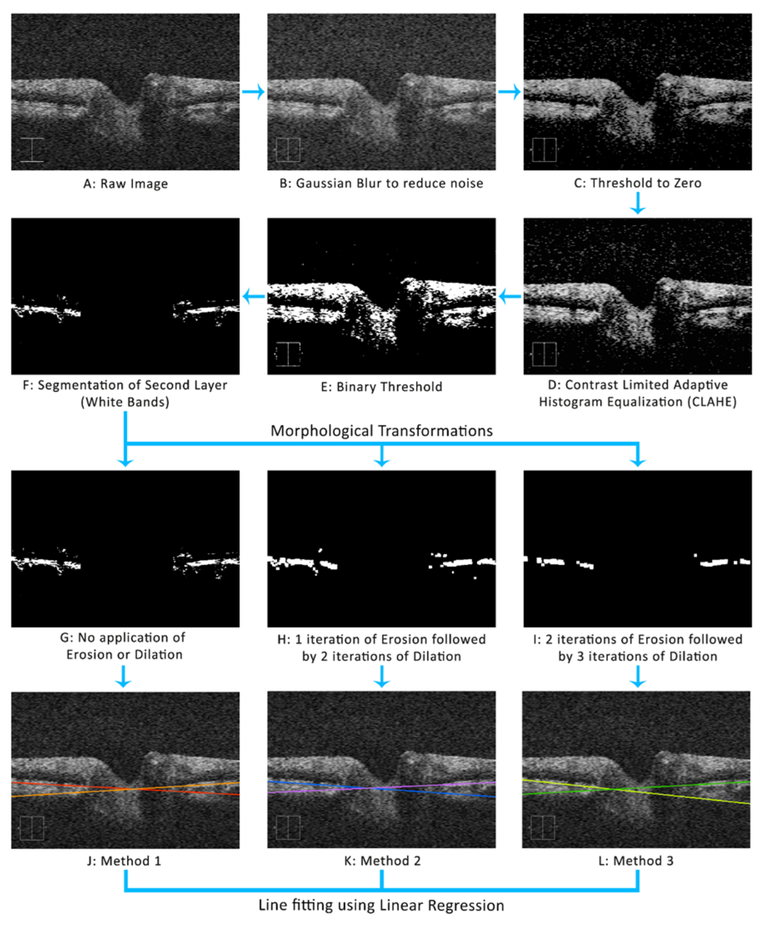
#> input picture Methods.png, 763 x 925 px, shrunk from 1201 x 1457 before the run
$ python -i OCT_Manual.py   (imports and definitions only)
#> lines starting #> are read from the running program, lines starting #| are printed output that depends on the picture; after the words box and inside, x2 and y2 are one past the last pixel; in counts of white or black regions, pixels touching at a corner belong together
#> further down, picture is the input picture: shape (925, 763, 3); mean B, G, R 115.6, 115.1, 113.7
import os
import cv2
import xlwt
import time
import math
import random
import argparse
import numpy as np
import statistics as stat
import matplotlib.pyplot as plt
from skimage import io
from skimage import data
from skimage import color
from skimage.color import rgb2gray
from skimage.filters import gaussian
from skimage.measure import regionprops
from skimage.segmentation import active_contour
from skimage.filters import meijering, sato, frangi, hessian
from PIL import Image, ImageFilter, ImageOps
from scipy.ndimage.filters import uniform_filter
from scipy.ndimage.measurements import variance
from sklearn import datasets, linear_model, metrics
from sklearn.model_selection import train_test_split

def nothing(x):
    pass

# [46 lines left out: functions write_image, load_images_from_folder, linear_regression, not called in this run]

def threshold_tb(image, threshold = 60, th_type = 3):
#> called with threshold = 60, th_type = 3
    i = image.copy()
    R_low = 0
    R_high = 255
    G_low = 0
    G_high = 255
    B_low = 0
    B_high = 255
    s = 0

    """
    cv2.namedWindow('Colour')
    cv2.createTrackbar('R_low','Colour', R_low, 255, nothing)
    cv2.createTrackbar('R_high','Colour', R_high, 255, nothing)
    cv2.createTrackbar('G_low','Colour', G_low, 255, nothing)
    cv2.createTrackbar('G_high','Colour', G_low, 255, nothing)
    cv2.createTrackbar('B_low','Colour', B_low, 255, nothing)
    cv2.createTrackbar('B_high','Colour', B_high, 255, nothing)

    #cv2.createTrackbar('Threshold','Contrast', threshold, 255, nothing)
    #cv2.createTrackbar('Type','Contrast', th_type, 4, nothing)

    cv2.createTrackbar('Switch', 'Contrast', s, 1, nothing)

    while(1):
        R_low = cv2.getTrackbarPos('R_low', 'Colour')
        R_high = cv2.getTrackbarPos('R_high', 'Colour')
        G_low = cv2.getTrackbarPos('G_low', 'Colour')
        G_high = cv2.getTrackbarPos('G_high', 'Colour')
        B_low = cv2.getTrackbarPos('B_low', 'Colour')
        B_high = cv2.getTrackbarPos('B_high', 'Colour')
        #threshold = cv2.getTrackbarPos('Threshold','Contrast')
        #th_type = cv2.getTrackbarPos('Type','Contrast')
        s = cv2.getTrackbarPos('Switch','Contrast')


        #_, dst = cv2.threshold(image, 70, 255, 3)
        #i = cv2.convertScaleAbs(dst, alpha=alpha/100, beta=-1*beta)
        cv2.imshow('Rm', R_mask)
        cv2.imshow('Gm', G_mask)
        cv2.imshow('R', R_res)
        cv2.imshow('G', G_res)

        if(cv2.waitKey(1) & 0xFF == ord('q')):
            break

        #k = cv2.waitKey(1) & 0xFF
        #if k == 27:
        #    break
    """

    R_lower = np.array([0, 0, 150])
    R_higher = np.array([50, 50, 255])
    R_mask = cv2.inRange(i, R_lower, R_higher)
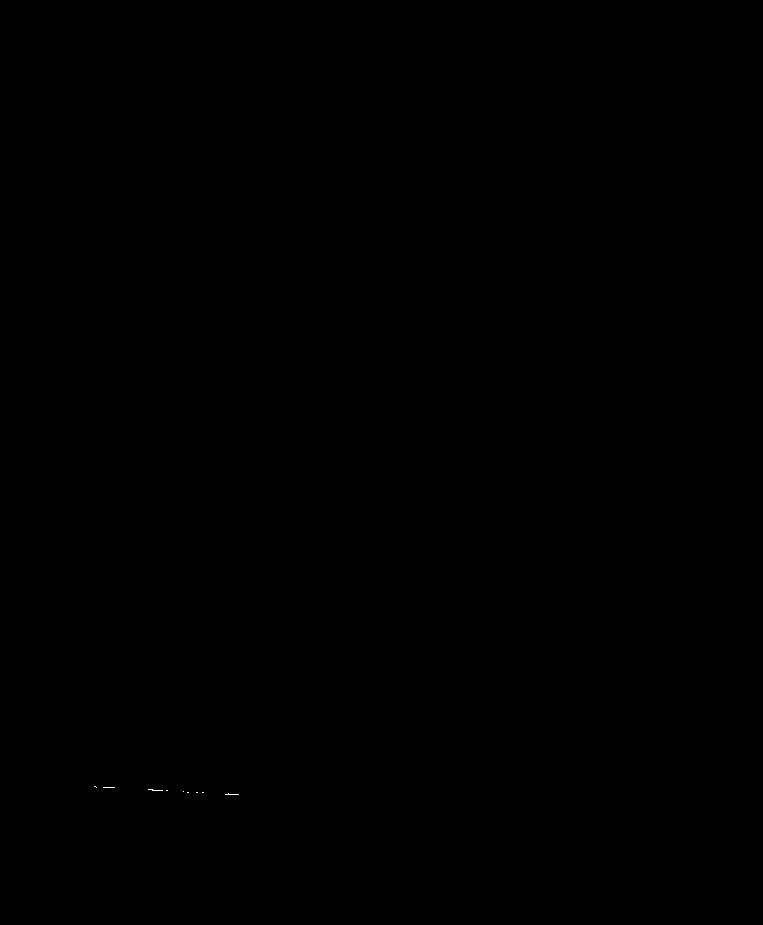
#> R_mask: shape (925, 763); 0.01% white in thin lines or dots, all inside (x1, y1, x2, y2) = (94, 786, 239, 795)
    R_res = cv2.bitwise_and(i, i, mask= R_mask)

    G_lower = np.array([0, 150, 0])
    G_higher = np.array([50, 255, 150])
    G_mask = cv2.inRange(i, G_lower, G_higher)
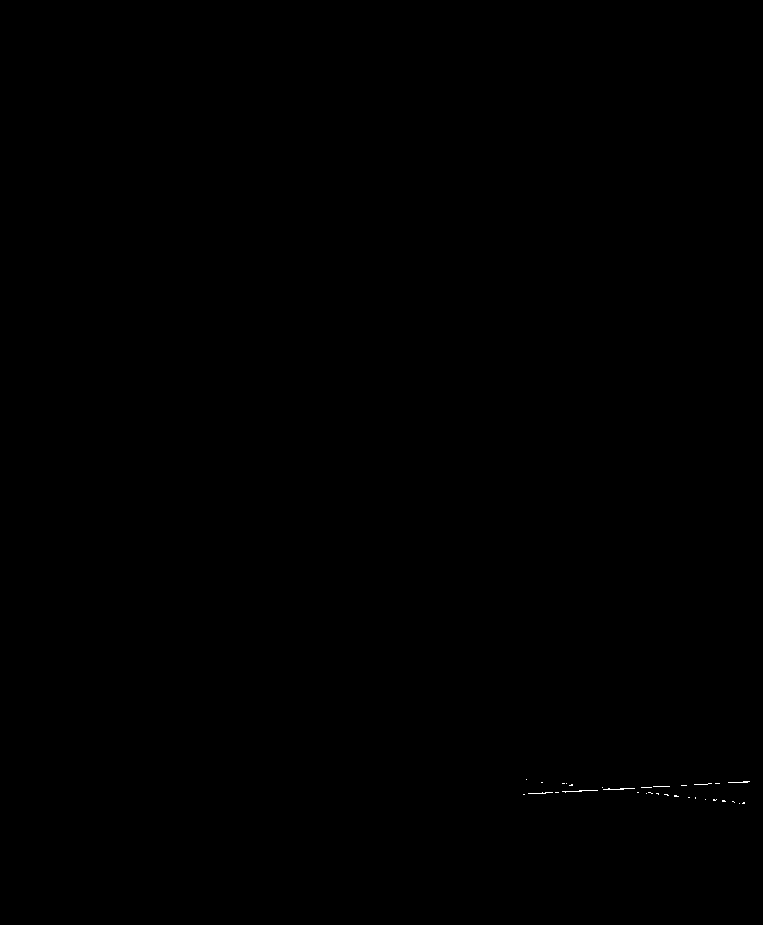
#> G_mask: shape (925, 763); 0.04% white in thin lines or dots, all inside (x1, y1, x2, y2) = (523, 779, 750, 804)
    G_res = cv2.bitwise_and(i, i, mask= G_mask)

    # [12 lines of commented-out code are left out]
    return R_mask, G_mask

# [113 lines not run here, left out]

>>> import cv2
>>> picture = cv2.imread('Methods.png')
>>> result = threshold_tb(picture)
